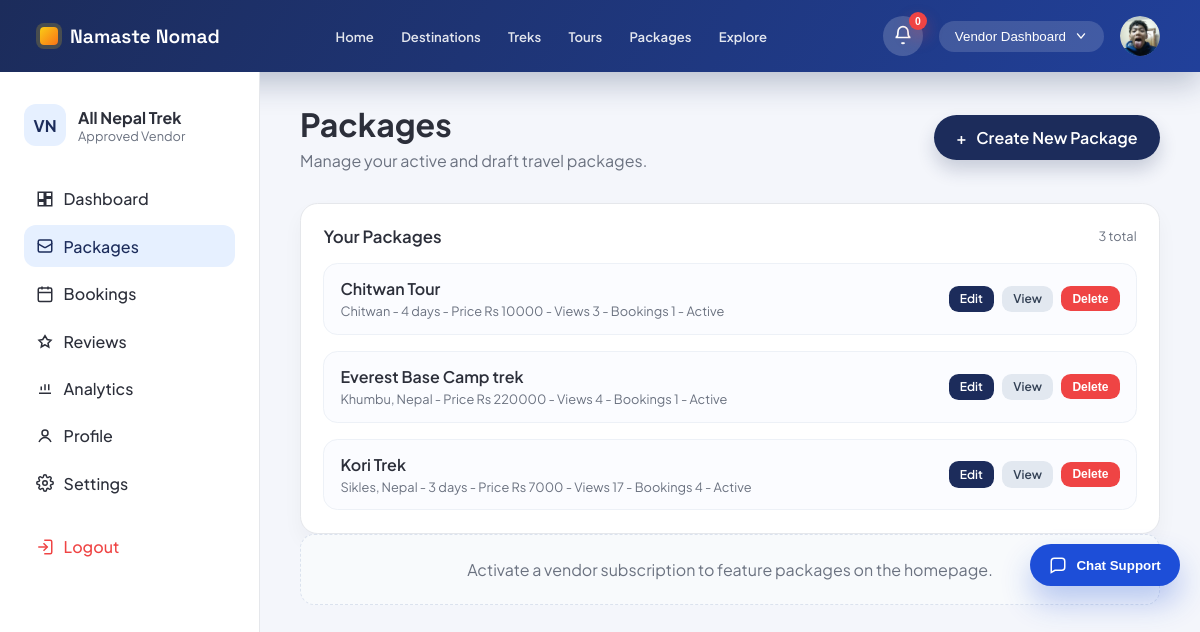
The page /accounts/vendor/packages/ (signed in) on the database as committed earlier.
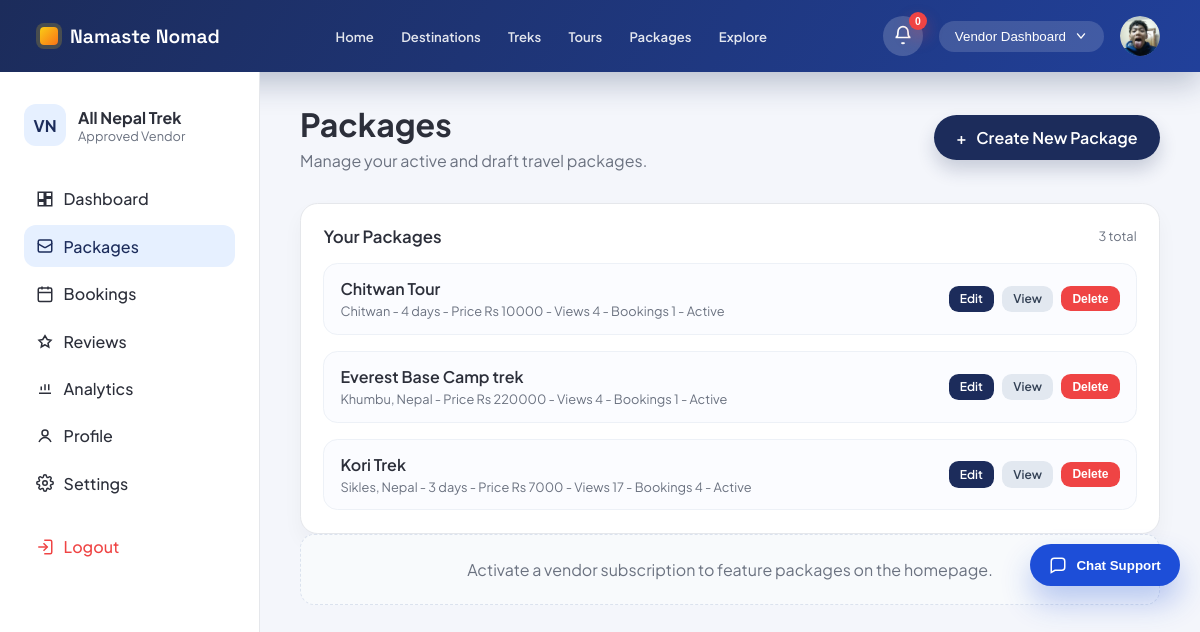
The same page on the database as committed later.
### core/models.py (models this page shows, shortened)
class Package(models.Model):
    DIFFICULTY_CHOICES = (
        ('easy', 'Easy'),
        ('moderate', 'Moderate'),
        ('challenging', 'Challenging'),
        ('expedition', 'Expedition'),
    )
    CATEGORY_TREK = 'TREK'
    CATEGORY_TOUR = 'TOUR'
    CATEGORY_CHOICES = (
        (CATEGORY_TREK, 'Trek'),
        (CATEGORY_TOUR, 'Tour'),
    )
    vendor = models.ForeignKey(
        settings.AUTH_USER_MODEL,
        on_delete=models.CASCADE,
        related_name='vendor_packages',
    )
    title = models.CharField(max_length=200)
    category = models.CharField(max_length=10, choices=CATEGORY_CHOICES, default=CATEGORY_TREK)
    location = models.CharField(max_length=120, blank=True)
    location_name = models.CharField(max_length=255, blank=True)
    latitude = models.FloatField(blank=True, null=True)
    longitude = models.FloatField(blank=True, null=True)
    description = models.TextField(blank=True)
    itinerary = models.TextField(blank=True)
    inclusions = models.TextField(blank=True)
    exclusions = models.TextField(blank=True)
    duration_days = models.PositiveSmallIntegerField(blank=True, null=True)
    difficulty = models.CharField(max_length=20, choices=DIFFICULTY_CHOICES, blank=True)
    group_size = models.PositiveSmallIntegerField(blank=True, null=True)
    available_slots = models.PositiveIntegerField(default=10)
    available_from = models.DateField(blank=True, null=True)
    available_until = models.DateField(blank=True, null=True)
    best_season = models.CharField(max_length=100, blank=True)
    image_url = models.URLField(blank=True)
    has_guide = models.BooleanField(default=False)
    includes_meals = models.BooleanField(default=False)
    includes_accommodation = models.BooleanField(default=False)
    includes_transport = models.BooleanField(default=False)
    includes_permits = models.BooleanField(default=False)
    price = models.DecimalField(
        max_digits=10,
        decimal_places=2,
        validators=[MinValueValidator(0)],
    )
    is_active = models.BooleanField(default=True)
    is_featured = models.BooleanField(default=False)
    views_count = models.PositiveIntegerField(default=0)
    created_at = models.DateTimeField(auto_now_add=True)
    @property
    def name(self):
        return self.title

### accounts/views.py (the view)
# urls.py: path('vendor/packages/', views.vendor_packages, name='vendor_packages'),
@never_cache
@login_required(login_url='vendor_login')
def vendor_packages(request):
    if not _ensure_vendor(request):
        return redirect('vendor_login')
    vendor_profile = _get_vendor_profile(request.user)
    packages = Package.objects.filter(vendor=request.user).annotate(
        booking_count=Count('bookings'),
    ).order_by('-created_at')
    active_subscription = _get_active_subscription(request.user)
    featured_count = packages.filter(is_featured=True).count()
    featured_limit = active_subscription.max_featured_packages if active_subscription else None
    return render(request, 'accounts/vendor_packages.html', {
        'vendor_profile': vendor_profile,
        'active_page': 'packages',
        'packages': packages,
        'active_subscription': active_subscription,
        'featured_count': featured_count,
        'featured_limit': featured_limit,
    })

### accounts/context_processors.py (called while the page is built)
def _safe_related(instance, relation_name):
    try:
        return getattr(instance, relation_name)
    except ObjectDoesNotExist:
        return None

def _display_name(user):
    full_name = user.get_full_name().strip()
    return full_name or user.username or user.email or 'Account'

def _avatar_url(user, user_type):
    if user_type == 'traveler':
        profile = _safe_related(user, 'traveler_profile')
        if profile and profile.avatar:
            return profile.avatar.url
    elif user_type == 'vendor':
        profile = _safe_related(user, 'vendor_profile')
        if profile and profile.logo:
            return profile.logo.url
    elif user_type == 'admin':
        profile = _safe_related(user, 'admin_profile')
        if profile and profile.avatar:
            return profile.avatar.url
    return ''

def _dashboard_url(user_type):
    if user_type == 'traveler':
        return reverse('traveler_home')
    if user_type == 'vendor':
        return reverse('vendor_dashboard')
    if user_type == 'admin':
        return reverse('admin_dashboard')
    return reverse('home')

### accounts/views.py (called while the page is built)
def _get_active_subscription(vendor):
    return VendorSubscription.active_for_vendor(vendor)

### accounts/templates/accounts/vendor_packages.html (shortened to what this page needs)
{% extends "accounts/vendor_base.html" %}
{% block content %}
<section class="page-header">
    <div>
        <h1>Packages</h1>
        <p>Manage your active and draft travel packages.</p>
    </div>
    <a class="primary-action" href="{% url 'vendor_package_create' %}">
        <span>+</span>
        Create New Package
    </a>
</section>
<section class="card list-card">
    <div class="card-header">
        <h3>Your Packages</h3>
        <span class="card-meta">{{ packages|length }} total</span>
    </div>
    <div class="package-list">
        {% if packages %}
            {% for package in packages %}
                <div class="package-item">
                    <div>
                        <div class="package-name">{{ package.title }}</div>
                        <div class="package-meta">
                            {{ package.location|default:"Nepal" }}
                            {% if package.duration_days %}- {{ package.duration_days }} days{% endif %}
                            - Price Rs {{ package.price|floatformat:0 }} - Views {{ package.views_count }} - Bookings {{ package.booking_count }} -
                            {% if package.is_active %}Active{% else %}Paused{% endif %}
                        </div>
                    </div>
                    <div class="package-actions">
                        <a class="btn small neutral" href="{% url 'vendor_package_edit' package.id %}">Edit</a>
                        <a class="btn small secondary" href="{% url 'package_detail' package.id %}">View</a>
                        <form method="POST" action="{% url 'vendor_package_delete' package.id %}" onsubmit="return confirm('Delete this package? This cannot be undone.');">
                            <button class="btn small danger" type="submit">Delete</button>
                        </form>
                    </div>
                </div>
            {% endfor %}
        {% else %}
            <div class="empty-state">No packages created yet.</div>
        {% endif %}
    </div>
</section>
{% if not active_subscription %}
    <div class="empty-state">Activate a vendor subscription to feature packages on the homepage.</div>
{% endif %}
{% endblock %}

Rows that differ between the two databases and show on the page:
changed Package "Chitwan Tour": views_count "3" → "4"
